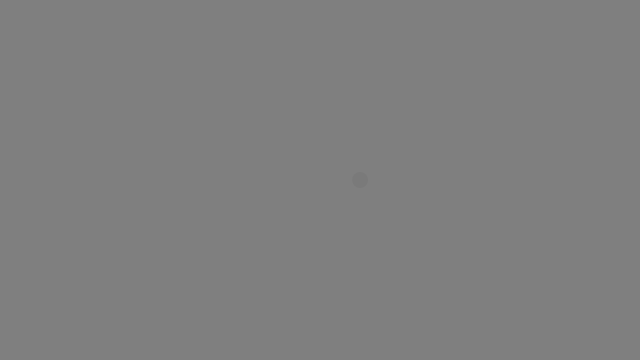
Frame 1 (no input)
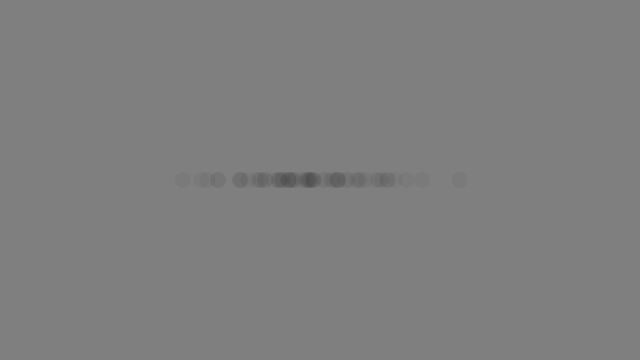
Frame 60 (no input)
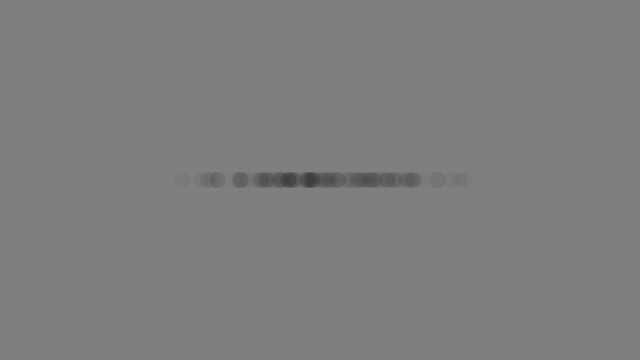
Frame 120 (the mouse pressed at the canvas centre since frame 60)

The p5.js sketch that drew these frames (run headless with seeded random() and noise() and a simulated clock; from frame 60 on, the mouse is pressed at the canvas centre):

// p5.js sketch
// ── sketch.js
// The Nature of Code
// Daniel Shiffman
// http://natureofcode.com

function setup() {
  createCanvas(640, 360);
  background(127);
}

function draw() {
  // Get a gaussian random number w/ mean of 0 and standard deviation of 1.0
  let xloc = randomGaussian();

  const sd = 60; // Define a standard deviation
  const mean = width / 2; // Define a mean value (middle of the screen along the x-axis)
  xloc = xloc * sd + mean; // Scale the gaussian random number by standard deviation and mean

  fill(0, 10);
  noStroke();
  ellipse(xloc, height / 2, 16, 16); // Draw an ellipse at our "normal" random position
}
